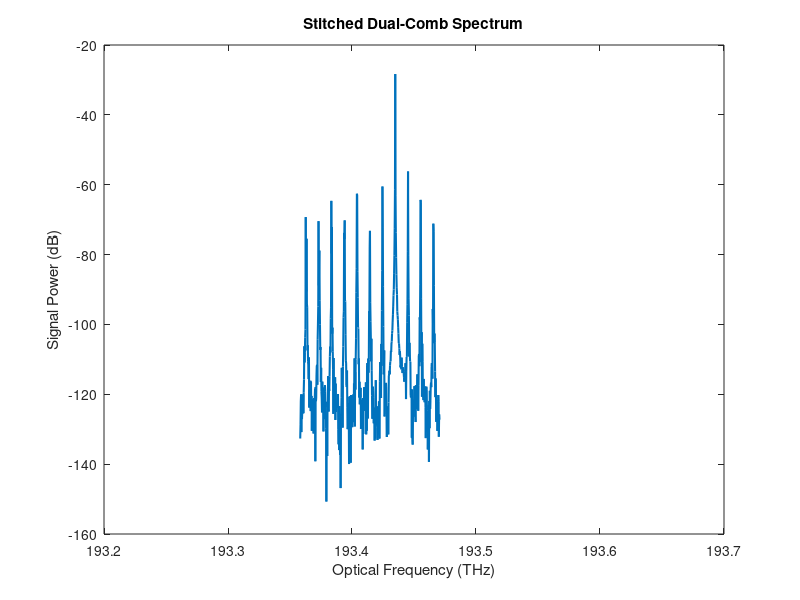

MATLAB code to generate this figure: (Note: this script raises an error after producing the figure.)
close all;
clear;
clc;

c = 299792458; 
lambda_center = 1550e-9;      
f_center      = c/lambda_center;

f_sig_rel = 20.37e9 ;
f_sig = f_center + f_sig_rel;
width_sig_Hz  = 10e6;         % 10 MHz FWHM
% --- Comb Parameters ---
frep_1 = 10.2e9;
frep_2 = 10.3e9;
d_frep     = frep_2 - frep_1;   % 100 MHz difference
N_combline    = 11;             % Number of comb lines
n_indices  = -5:5;              % Indices centered at 0

% --- sampling batch setup ---
% to prevent aliasing, 1 / dt > 2 f_max = 2 ( 0.5 frep) 
% NT * Nt *dt = 1 / d_frep = 1ms

Fs = 120e9;
dt = 1 / Fs;
Nt = 512; % number of time step in a batch
NT = 200; % number of time batch 
T_batch = Nt *dt; % sampling time for a batch
d_fRF = 1 / T_batch; %spectral resolution
T = NT * T_batch;
t = 0:dt:T-dt;

% --- Create Combs ---
comb1 = zeros(size(t));
comb2 = zeros(size(t));
for n = n_indices
    fn1 = n * frep_1;
    fn2 = n * frep_2;
    comb1 = comb1 + exp(1i * 2*pi * fn1 * t);
    comb2 = comb2 + exp(1i * 2*pi * fn2 * t);
end
% Normalize
E_c1 = comb1 / max(abs(comb1));
E_c2 = comb2 / max(abs(comb2));

% --- Create Incoherent Signal ---
noise = (randn(size(t)) + 1i*randn(size(t)));
envelope = noise; 
[b, a] = butter(1, width_sig_Hz/(Fs/2));
envelope_filtered = filter(b, a, envelope);
signal = envelope_filtered .* exp(1i * 2*pi * f_sig_rel * t);
E_s = 2 * signal / mean(abs(signal)); 

S1 = conj(E_c1) .* E_s;
S2 = conj(E_c2) .* E_s;


% plot_complex(S1,Fs);
% plot_beatnotes(S1,S2,dt);
%%
S1 = reshape(S1, Nt, NT);
S2 = reshape(S2, Nt, NT);

f_RF = (-Nt/2 : Nt/2 - 1) * d_fRF;
omega_k = 2 * pi * f_RF;

ti = (0:Nt-1).' * dt;
F1 = (1/Nt) * (exp(-1i * omega_k.' * ti.') * S1);
F2 = (1/Nt) * (exp(-1i * omega_k.' * ti.') * S2);
%%
max_freq_span = (max(n_indices) - min(n_indices)) * frep_1 + 2*Fs; % buffer
total_bins    = ceil(max_freq_span / d_fRF);
N_bins_linespan = ceil(frep_1 / d_fRF);

% Initialize global spectrum
spec_recon = zeros(total_bins, 1);
center_idx = floor(total_bins / 2);
global_freq_axis = ((1:total_bins).' - center_idx) * d_fRF + f_center;


for n = n_indices
    Cn = zeros(Nt, 1);

    delta_n = n * d_frep;
    shift_bins = round(delta_n / d_fRF);

    for j = 1:NT
        F1_n = F1(:,j);
        F2_n = circshift(F2(:,j), shift_bins, 1);
        Tj = (j-1) * T_batch;
        phasor = exp(1i * 2 * pi * delta_n * Tj);
        Cn  = Cn + F2_n .* conj(F1_n) .* phasor;
        
    end
    Cn = Cn / NT;

   
    freq_offset = n * frep_1;
    bin_offset_global = round(freq_offset / d_fRF);
    target_center_idx = center_idx + bin_offset_global;

    % Recalculate global indices 
    global_start_idx = target_center_idx - floor(N_bins_linespan/2);
    global_end_idx   = global_start_idx + N_bins_linespan - 1;
    
    % Recalculate local Cn indices (Centered window)
    Cn_start_idx = floor(Nt/2) - floor(N_bins_linespan/2) + 1;
    Cn_end_idx   = Cn_start_idx + N_bins_linespan - 1;
    
    if global_start_idx > 0 && global_end_idx <= total_bins
        spec_recon(global_start_idx:global_end_idx) = spec_recon(global_start_idx:global_end_idx) + Cn(Cn_start_idx: Cn_end_idx);
    else
        warning('Comb line n=%d is outside the spec_recon array bounds.', n);
    end
end

figure;
plot(global_freq_axis / 1e12, 20*log10(abs(spec_recon)), "LineWidth",1.5);
title('Stitched Dual-Comb Spectrum');
xlabel('Optical Frequency (THz)');
ylabel('Signal Power (dB)')

xline(f_center / 1e12,'--b', "Center freq");
xline(f_sig / 1e12,'--r', "Signal freq");
set(gca,"Fontsize",18)
